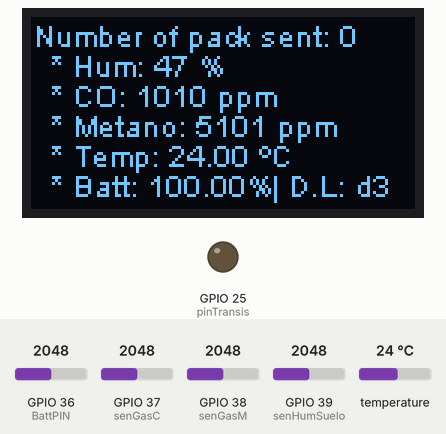
This sketch was run on a simulated ESP32. On the bench: 128×64 one-colour display, output pins drawn as LEDs (lit = HIGH). The test bench sets the inputs (shaded band); at power-on: GPIO 39 (senHumSuelo) = 2048, temperature 24 °C, GPIO 37 (senGasC) = 2048, GPIO 38 (senGasM) = 2048, GPIO 36 (BattPIN) = 2048. Random numbers use the default seed unless the sketch sets one; what the sketch prints to the serial monitor is not drawn.

Above: at 6.5 s.
6.6 s: GPIO 39 (senHumSuelo) set to 2745
At 15.69 s:
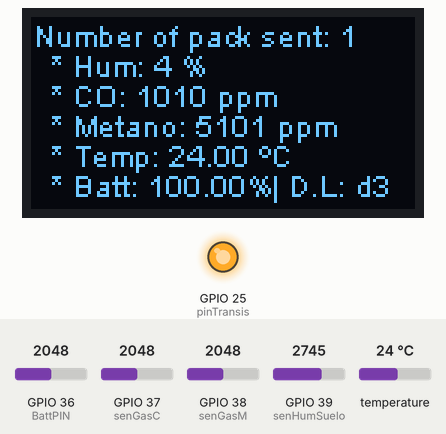
17.2 s: GPIO 39 (senHumSuelo) set to 2842
At 20.2 s:
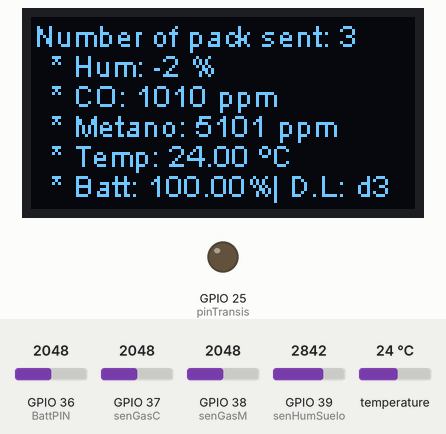
26.7 s: temperature set to 12 °C
At 30.9 s:
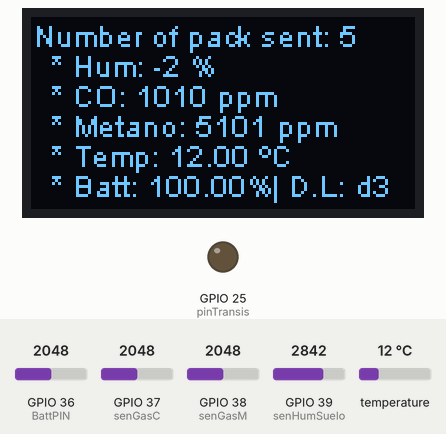
36.6 s: GPIO 37 (senGasC) set to 2866
At 41.8 s:
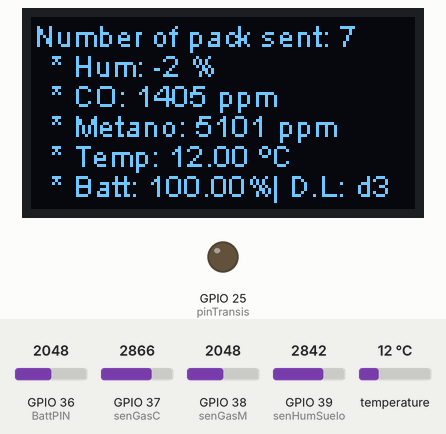
46.8 s: GPIO 38 (senGasM) set to 2866
At 52.5 s:
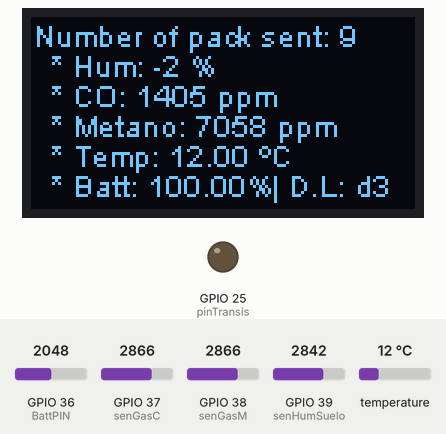
57.9 s: GPIO 36 (BattPIN) set to 122
At 61.5 s:
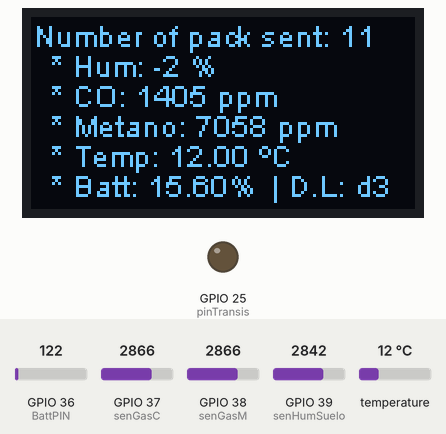
Timing chart, 0 to 66.6 s (numbered marks = the images above; inputs shaded):
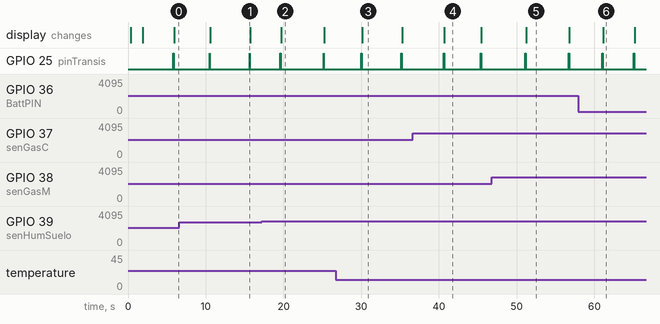

Measured:
- the behaviour switches between 2815 and 2816 on GPIO 39 (senHumSuelo) (found by bisection; images 1 and 2)
- by itself, GPIO 25 (pinTransis): alternates HIGH for 0.05 s and LOW for 5.5 s
- what the display in image 1 shows lasts 5.1 s, from 10.6 s to 15.7 s
- what the display in image 2 shows lasts 5.5 s, from 19.7 s to 25.2 s
- what the display in image 4 shows lasts 4.8 s, from 40.7 s to 45.5 s

The sketch:

LoRa_TTT.ino
```cpp
// Incluir bibliotecas
#include <heltec.h>
#include <OneWire.h>
#include <DallasTemperature.h>
#include "images.h"

// configuracion LoRa Banda ISM en Región 915Mhz
  #define BAND 915E6       // 433E6,868E6,915E6
  byte spread_factor = 8;  // rango 6-12,default 7

// Mensaje LoRa a enviar por direcciones//////////////////
  byte dir_local = 0xD3;    // Dispositivo 1 dirección local del dispositivo
  byte dir_destino = 0xc1;  // Dispositivo 2 dirección local del dispositivo
  byte id_msjLoRa = 0;      // ID del mensaje (contador)

// Mensaje LoRa recibido////////////////////////////////
  byte dir_envio  = 0xd3; // receptor
  byte dir_remite = 0xc1; // emisor
  String paqueteRcb = ""; // mensaje LoRa
  byte   paqRcb_ID  = 0;
  byte   paqRcb_Estado = 0;
  // 0:vacio, 1: nuevo, 2:incompleto
  // 3:otro destinatario, 4:Broadcast*/

// variables para mensajes por Puerto Serial activa///////
  volatile boolean serial_msj = true;  // Indicador para activar los mensajes por el puerto serial

// SENSORES
  #define senHumSuelo 39 // Pin de Humedad del suelo %
  #define senGasC 37      // Pin del monoxido-Carbono MQ-9 20 hasta 2000 ppm
  #define senGasM 38  // Pin del gas-Metano MQ-4 200 y 10000 ppm-
  #define senTemp 13  //Pin de temperatura grados celcius
  #define pinTransis 25   // Pin donde estara conectada el motor
  // Sensor de Bateria
  # define BattPIN 36
  String battNivel;

// Instancia las clases
OneWire oWireTemp(senTemp);             //Se establece el pin 39 temperatura DS18B20
DallasTemperature DS18B20(&oWireTemp);  //Se declara una variable u objeto para el sensor

// Variables ara almacenar la lectura
String humedad = "";
String Gas_C = "";
//String Gas_LP="";
String Gas_M = "";
String Tem_Cel = "";
String valorM="";
String estANT_M = "0";

// tiempo entre lecturas
long tiempo_antes = 0;         // Tiempo antes de la última lectura
long tiempo_intervalo = 5000;  // Intervalo de tiempo entre lecturas
//long tiempo_espera = tiempo_intervalo + random(2000);

int rssi_lora = 0;  // nivel de señal LoRa
int snr_lora = 0;   // Relación señal-ruido LoRa

void logo(){
	Heltec.display -> clear();
	Heltec.display -> drawXbm(0,5,logo_width,logo_height,(const unsigned char *)logo_bits);
	Heltec.display -> display();
}

void setup() {

  DS18B20.begin();  //Inicia el sensor temperatura

  // Inicializar la comunicación LoRa y configurar la banda y el factor de propagación
  Heltec.begin(true /*Habilita el uso del display integrado en la placa*/,
               true /*Deshabilita la inicialización de la comunicación LoRa*/,
               serial_msj /*Habilita la comunicación serial para la depuración y la visualización de mensajes en el monitor serial*/,
               true /*Habilita el amplificador de potencia (PA_BOOST) para la transmisión LoRa*/,
               BAND /*Configura la banda de frecuencia para la comunicación LoRa (por ejemplo, 915E6 para América).*/
               );

  LoRa.setSpreadingFactor(spread_factor);

  //LoRa.onReceive(cbk);
  LoRa.receive();

  // Display
  Heltec.display->init();
  logo();
  delay(1500);

  Heltec.display -> clear();
  Heltec.display -> drawString(0, 0, "Conexion con pantalla OK");
  Heltec.display ->drawString(0, 20, "Direccion local: " + String(dir_local, HEX));
  Heltec.display ->drawString(0, 30, "Estableciendo pines");
  Heltec.display -> display();
  Heltec.display -> clear();

  //Serial.print("Sensores activos");

  //Inicializa los pines de los sensores
  pinMode(senHumSuelo, INPUT);
  pinMode(senGasC, INPUT);
  //pinMode(senGasLP,INPUT); sensor no usuado
  pinMode(senGasM, INPUT);
  //inicializa sensor BATERIA
  pinMode(BattPIN, INPUT);
  //inicializa pin de motor
  pinMode(pinTransis,OUTPUT);
    delay(1000);
}

void loop() {/*
  if(valorM != estANT_M ){
    digitalWrite(MotorPin, 1);  // Enciende el módulo relé si la humedad es igual o mayor a 50
  } else {
  digitalWrite(MotorPin, 0);  // Apaga el módulo relé si la humedad es menor a 50
  }*/

  ////////////////////////////////////////// Enviar mensajes entre intervalos/////////////////////////////////////////////////////////////

  // Verificar si es el momento de enviar un mensaje
  long tiempo_ahora = millis();
  long t_transcurrido = tiempo_ahora - tiempo_antes;


  if (t_transcurrido >= tiempo_intervalo) {

    // Actualizar el estado del sensor
    sensor_revisa();
    // actualiza estado de bateria
    sensorBateria();
    // construccion y guaradado de valores en mensaje JSON
    String paqueteEnv = "{\"Humedad\":" + humedad + //(%)
                        ",\"CO\":"+ Gas_C + //(ppm)
                        ",\"Metano\":" + Gas_M + // (ppm)
                        ",\"Temperatura\":" + Tem_Cel + //(ºC)
                        ",\"Volts\":" + battNivel + //(V)
                        "}";
    /*paqueteEnv = paqueteEnv + "PL:" + Gas_LP;
    paqueteEnv = paqueteEnv + "ppm|";*/

    // Enviar mensaje LoRa al dispositivo de destino
    envia_lora(dir_destino, dir_local, id_msjLoRa, paqueteEnv);
    id_msjLoRa = id_msjLoRa + 1;

    yield(); // Procesa eventos pendientes

    // Imprimir mensaje a serial monitor
    if (serial_msj == true) {
      Serial.print("Enviado:  ");
      Serial.print(String(dir_destino, HEX));
      Serial.print(",");
      Serial.print(String(dir_local, HEX));
      Serial.print(",");
      Serial.print(id_msjLoRa - 1);
      Serial.print(",");
      Serial.println(paqueteEnv);
    }

    // Actualizar el tiempo para el próximo envío y generar un nuevo tiempo de espera
    tiempo_antes = millis();
    tiempo_intervalo = 3000 + random(2000);

    // LED parpadea. Indicador de envio LoRa
    digitalWrite(LED, HIGH);
    delay(50);
    digitalWrite(LED, LOW);
    delay(50);
    //Mostrar dato en pantalla
        pantalla_Mostrar();
        Heltec.display -> display();
  }

  //////////////////////////////////////////////// Revisar mensajes LoRa entrantes////////////////////////////////////////
  int msjRcbLoRa = LoRa.parsePacket();
  if (msjRcbLoRa !=0){
      // Procesar y recibir mensajes LoRa
    recibe_lora(msjRcbLoRa);
    rssi_lora = LoRa.packetRssi();
    snr_lora  = LoRa.packetSnr();

     // Imprimir información en el monitor serial (si está habilitado)
    if (serial_msj == true){
      if (paqRcb_Estado == 1){
        Serial.print("Recibido: ");
        Serial.print(String(dir_remite,HEX));
        Serial.print(",");
        Serial.print(String(dir_envio,HEX));
        Serial.print(",");
        Serial.print(paqRcb_ID);
        Serial.print(",");
        Serial.print(paqueteRcb);
        Serial.print(",");
        Serial.print(rssi_lora);
        Serial.print(",");
        Serial.print(snr_lora);
        Serial.print(",");
        Serial.println();

      }else{
        Serial.print("Paquete recibido Estado: ");
        Serial.println(paqRcb_Estado);
      }
    }
     yield(); // procesa wifi
    // LED parpadea Rebibido Lora
    digitalWrite(LED, HIGH);
    delay(50);
    digitalWrite(LED, LOW );
    delay(50);
    digitalWrite(LED, HIGH);
    delay(50);
    digitalWrite(LED, LOW );
  }

  delay(100);
  yield(); // procesa wifi
  Heltec.display->clear();
}

void sensorBateria(){
  //digitalWrite(pinTransis, 1);  // Enciende la lectura de Pila
  //delay(100);

  int lectura = analogRead(BattPIN);
  // convierte a equivalente en voltios
  float voltaje = (float(lectura)/4096.0)*3.7*3.0/2.0;
  // Calcula el porcentaje de batería
  float porcentaje = (voltaje / 1.06) * 100.0;
  // Asegura que el porcentaje esté en el rango de 0 a 100
  porcentaje = constrain(porcentaje, 0, 100);

  battNivel = String(porcentaje).c_str();

  //digitalWrite(pinTransis, 0);  // Apaga la lectura de la Pila}
  //delay(10);
}
```

Enviar.ino
```cpp
void envia_lora(byte destino, byte remite, byte paqueteID, String paquete) {

  // Espera a que el módulo LoRa esté listo para enviar un paquete
  while (LoRa.beginPacket() == 0) {
    if (serial_msj == true) {
      Serial.println("Esperando radio disponible...");
    }
    yield(); // procesa wifi
    delay(100);
  }

  /*
  LoRa.print() se utiliza para enviar datos en formato de texto. Acepta una cadena de caracteres (String),
  un arreglo de caracteres (char array) o un número como argumento. Los datos se envían en forma de caracteres ASCII.
  LoRa.write() se utiliza para enviar datos en forma de bytes. Acepta un arreglo de bytes (byte array)
  como argumento y envía cada byte individualmente.
  */

  // Iniciar el paquete LoRa
  LoRa.beginPacket();
  // Escribir los datos en el paquete LoRa
  LoRa.write(destino);           //disp de destino
  LoRa.write(remite);            //disp que envia
  LoRa.write(paqueteID);         //Id de paquete unico
  LoRa.write(paquete.length());  //Longitud de datos
  LoRa.print(paquete);           //Escribir en paquete y envia
  //Serial.println(paquete);

  // Finalizar y enviar el paquete LoRa
  LoRa.endPacket();
}
```

Pantalla.ino
```cpp
void pantalla_Mostrar(){
  //Heltec.display->clear();
  Heltec.display->setTextAlignment(TEXT_ALIGN_LEFT);
  //Heltec.display->setFont(ArialMT_Plain_10);

  Heltec.display->drawString(1, 0, "Number of pack sent: "+ String(id_msjLoRa-1));
  //Heltec.display->setFont(ArialMT_Plain_11);
  Heltec.display->drawString(7, 10, "* Hum: " + humedad +" %");
  Heltec.display->drawString(7, 20, "* CO: " + Gas_C +" ppm");
  Heltec.display->drawString(7, 30, "* Metano: " + Gas_M +" ppm");
  Heltec.display->drawString(7, 40, "* Temp: " + Tem_Cel +" ºC");
  Heltec.display->drawString(7, 50, "* Batt: " + battNivel +"%");
  Heltec.display ->drawString(80, 50, "| D.L: " + String(dir_local, HEX));
  //Heltec.display->drawString(0, 50, "dir Local: " + String(dir_local, HEX));
  //Heltec.display->drawString(2, 50, "RSSI: " + String(rssi_lora)+ " dBm");
  //Heltec.display->drawString(68, 50, "S_R: " + String(snr_lora)+ " dBm");
  //Heltec.display -> display();
}
```

Sensore.ino
```cpp
void sensor_revisa(){

  // Leer Humedad
  int hume_S = analogRead(senHumSuelo); // Leemos el valor que envía el sensor
  humedad = map(hume_S, 600 * 4, 700*4, 100/4, 0/4); // Mapeamos el valor de lectura a un rango de humedad de 0 a 100
  humedad =String(humedad).c_str();// transforma a una cadena

  /*/ Controlar el módulo relé utilizando la variable humedad
  if (humedad.toInt() <= 10) {
    valorM = "1";// Encender motor
  } else {
    valorM = "0";// Apagar motor
  }*/

  // Leer Gas CO
  int Gas_C_S = analogRead(senGasC); // Leemos el valor que envía el sensor
  Gas_C = map(Gas_C_S, 0, 4095, 20, 2000); // Mapeamos el valor de lectura a un rango de gas co de 0 a 100
  Gas_C =String(Gas_C).c_str();//transforma una cadena

  /*/ Leer Gas LP
  int Gas_LP_S = analogRead(senGasLP); // Leemos el valor que envía el sensor
  Gas_LP = map(Gas_LP_S, 0, 4095, 200, 10000); // Mapeamos el valor de lectura a un rango de gas lp de 0 a 100
  Gas_LP =String(Gas_LP).c_str();// transforma a una cadena
*/
   // Leer Gas Metano
  int Gas_M_S = analogRead(senGasM); // Leemos el valor que envía el sensor
  Gas_M = map(Gas_M_S, 0, 4095, 200, 10000); // Mapeamos el valor de lectura a un rango de gas metano de 0 a 100
  Gas_M =String(Gas_M).c_str();// transforma a una cadena

  // Leer temperatura
  DS18B20.requestTemperatures(); //Se envía el comando para leer la temperatura
  float Temp_S= DS18B20.getTempCByIndex(0); //Se obtiene la temperatura en ºC
  Tem_Cel=String(Temp_S).c_str();// transforma a una cadena

}
```

recibir.ino
```cpp
void recibe_lora(int tamano){
    // Si el tamaño del paquete es 0, se considera como un paquete vacío
  if (tamano == 0){
    paqRcb_Estado = 0; //vacio
    return;
    }

  // lectura de paquete
  paqueteRcb = "";  // Inicializar la cadena que almacenará el paquete recibido
  dir_envio  = LoRa.read(); //Leer la dirección del dispositivo que envía
  dir_remite = LoRa.read(); //Leer la dirección del dispositivo remitente
  paqRcb_ID  = LoRa.read(); //Leer el identificador único del paquete

  // Leer el tamaño esperado del paquete
  byte paqRcb_Tamano = LoRa.read();

  // Leer los datos del paquete mientras estén disponibles
  while(LoRa.available()){
    paqueteRcb += (char)LoRa.read();
  }

  // Verificar si la longitud del paquete coincide con el tamaño esperado
  if (paqRcb_Tamano != paqueteRcb.length()){
    paqRcb_Estado = 2; // Tamaño incompleto
    return;
  }

  // Verificar si el paquete fue destinado a otro dispositivo
  if (dir_envio != dir_local){
    paqRcb_Estado = 3; // otro destino
    return;
  }

  // Verificar si el paquete es un mensaje de difusión (broadcast)
  if (dir_envio == 0xFF) {
    paqRcb_Estado = 4; //Broadcast, difusion
    return;
  }

  // Si no se cumple ninguna de las condiciones anteriores, se considera un mensaje nuevo
  paqRcb_Estado = 1;   // mensaje Nuevo
}
```

Source omitted: images.h (data table, 5681 bytes)
